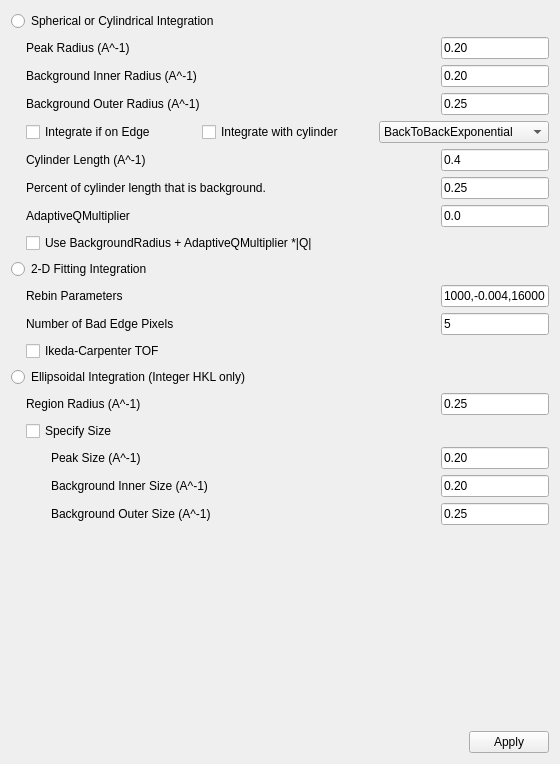
          <widget class="QWidget" name="scrollAreaWidgetContents_7">
           <property name="geometry">
            <rect>
             <x>0</x>
             <y>0</y>
             <width>560</width>
             <height>764</height>
            </rect>
           </property>
           <layout class="QVBoxLayout" name="verticalLayout_17">
            <item>
             <widget class="QRadioButton" name="SphereIntegration_rbtn">
              <property name="toolTip">
               <string>Apply the IntegratePeaksMD&lt;br&gt; algorithm to integrate the current list of peaks, using spherical regions around the peaks in reciprocal space.  This is the fastest of the integration methods. See the algorithm documentation for more details.</string>
              </property>
              <property name="text">
               <string>Spherical or Cylindrical Integration</string>
              </property>
             </widget>
            </item>
            <item>
             <layout class="QHBoxLayout" name="horizontalLayout_55">
              <item>
               <spacer name="horizontalSpacer_63">
                <property name="orientation">
                 <enum>Qt::Horizontal</enum>
                </property>
                <property name="sizeType">
                 <enum>QSizePolicy::Fixed</enum>
                </property>
                <property name="sizeHint" stdset="0">
                 <size>
                  <width>15</width>
                  <height>0</height>
                 </size>
                </property>
               </spacer>
              </item>
              <item>
               <widget class="QLabel" name="PeakRadius_lbl">
                <property name="text">
                 <string>Peak Radius (A^-1)</string>
                </property>
               </widget>
              </item>
              <item>
               <widget class="QLineEdit" name="PeakRadius_ledt">
                <property name="sizePolicy">
                 <sizepolicy hsizetype="Fixed" vsizetype="Fixed">
                  <horstretch>0</horstretch>
                  <verstretch>0</verstretch>
                 </sizepolicy>
                </property>
                <property name="toolTip">
                 <string>Radius of the spherical&lt;br&gt; region that will be considered the body of the peak.</string>
                </property>
                <property name="text">
                 <string>0.20</string>
                </property>
               </widget>
              </item>
             </layout>
            </item>
            <item>
             <layout class="QHBoxLayout" name="horizontalLayout_54">
              <item>
               <spacer name="horizontalSpacer_62">
                <property name="orientation">
                 <enum>Qt::Horizontal</enum>
                </property>
                <property name="sizeType">
                 <enum>QSizePolicy::Fixed</enum>
                </property>
                <property name="sizeHint" stdset="0">
                 <size>
                  <width>15</width>
                  <height>0</height>
                 </size>
                </property>
               </spacer>
              </item>
              <item>
               <widget class="QLabel" name="BackgroundInnerRadius_lbl">
                <property name="text">
                 <string>Background Inner Radius (A^-1)</string>
                </property>
               </widget>
              </item>
              <item>
               <widget class="QLineEdit" name="BackgroundInnerRadius_ledt">
                <property name="sizePolicy">
                 <sizepolicy hsizetype="Fixed" vsizetype="Fixed">
                  <horstretch>0</horstretch>
                  <verstretch>0</verstretch>
                 </sizepolicy>
                </property>
                <property name="toolTip">
                 <string>Radius of the inner surface&lt;br&gt; of the spherical shell that will be used for the background estimate.</string>
                </property>
                <property name="text">
                 <string>0.20</string>
                </property>
               </widget>
              </item>
             </layout>
            </item>
            <item>
             <layout class="QHBoxLayout" name="horizontalLayout_53">
              <item>
               <spacer name="horizontalSpacer_61">
                <property name="orientation">
                 <enum>Qt::Horizontal</enum>
                </property>
                <property name="sizeType">
                 <enum>QSizePolicy::Fixed</enum>
                </property>
                <property name="sizeHint" stdset="0">
                 <size>
                  <width>15</width>
                  <height>0</height>
                 </size>
                </property>
               </spacer>
              </item>
              <item>
               <widget class="QLabel" name="BackgroundOuterRadius_lbl">
                <property name="text">
                 <string>Background Outer Radius (A^-1)</string>
                </property>
               </widget>
              </item>
              <item>
               <widget class="QLineEdit" name="BackgroundOuterRadius_ledt">
                <property name="sizePolicy">
                 <sizepolicy hsizetype="Fixed" vsizetype="Fixed">
                  <horstretch>0</horstretch>
                  <verstretch>0</verstretch>
                 </sizepolicy>
                </property>
                <property name="toolTip">
                 <string>Radius of the outer surface&lt;br&gt; of the spherical shell that will be used for the background estimate.</string>
                </property>
                <property name="text">
                 <string>0.25</string>
                </property>
               </widget>
              </item>
             </layout>
            </item>
            <item>
             <layout class="QHBoxLayout" name="horizontalLayout_52">
              <item>
               <spacer name="horizontalSpacer_55">
                <property name="orientation">
                 <enum>Qt::Horizontal</enum>
                </property>
                <property name="sizeType">
                 <enum>QSizePolicy::Fixed</enum>
                </property>
                <property name="sizeHint" stdset="0">
                 <size>
                  <width>15</width>
                  <height>0</height>
                 </size>
                </property>
               </spacer>
              </item>
              <item>
               <widget class="QCheckBox" name="IntegrateEdge_ckbx">
                <property name="toolTip">
                 <string>If true, all peaks will be&lt;br&gt; integrated.  If false, any peak for which the background shell goes off the edge of the detector will not be integrated.</string>
                </property>
                <property name="text">
                 <string>Integrate if on Edge</string>
                </property>
               </widget>
              </item>
              <item>
               <widget class="QCheckBox" name="Cylinder_ckbx">
                <property name="toolTip">
                 <string>If true, cylinder instead of sphere..</string>
                </property>
                <property name="text">
                 <string>Integrate with cylinder</string>
                </property>
               </widget>
              </item>
              <item>
               <widget class="QComboBox" name="CylinderProfileFit_cmbx">
                <property name="toolTip">
                 <string>Fit cylinder profile with function</string>
                </property>
                <item>
                 <property name="text">
                  <string>BackToBackExponential</string>
                 </property>
                </item>
                <item>
                 <property name="text">
                  <string>Bk2BkExpConvPV</string>
                 </property>
                </item>
                <item>
                 <property name="text">
                  <string>DeltaFunction</string>
                 </property>
                </item>
                <item>
                 <property name="text">
                  <string>ElasticDiffSphere</string>
                 </property>
                </item>
                <item>
                 <property name="text">
                  <string>ExamplePeakFunction</string>
                 </property>
                </item>
                <item>
                 <property name="text">
                  <string>Gaussian</string>
                 </property>
                </item>
                <item>
                 <property name="text">
                  <string>IkedaCarpenterPV</string>
                 </property>
                </item>
                <item>
                 <property name="text">
                  <string>Lorentzian</string>
                 </property>
                </item>
                <item>
                 <property name="text">
                  <string>NoFit</string>
                 </property>
                </item>
                <item>
                 <property name="text">
                  <string>Voigt</string>
                 </property>
                </item>
               </widget>
              </item>
             </layout>
            </item>
            <item>
             <layout class="QHBoxLayout" name="horizontalLayout_53a">
              <item>
               <spacer name="horizontalSpacer_61a">
                <property name="orientation">
                 <enum>Qt::Horizontal</enum>
                </property>
                <property name="sizeType">
                 <enum>QSizePolicy::Fixed</enum>
                </property>
                <property name="sizeHint" stdset="0">
                 <size>
                  <width>15</width>
                  <height>0</height>
                 </size>
                </property>
               </spacer>
              </item>
              <item>
               <widget class="QLabel" name="CylinderLength_lbl">
                <property name="text">
                 <string>Cylinder Length (A^-1)</string>
                </property>
               </widget>
              </item>
              <item>
               <widget class="QLineEdit" name="CylinderLength_ledt">
                <property name="sizePolicy">
                 <sizepolicy hsizetype="Fixed" vsizetype="Fixed">
                  <horstretch>0</horstretch>
                  <verstretch>0</verstretch>
                 </sizepolicy>
                </property>
                <property name="toolTip">
                 <string>Length of the cylinder used for integration.</string>
                </property>
                <property name="text">
                 <string>0.4</string>
                </property>
               </widget>
              </item>
             </layout>
            </item>
            <item>
             <layout class="QHBoxLayout" name="horizontalLayout_53b">
              <item>
               <spacer name="horizontalSpacer_61b">
                <property name="orientation">
                 <enum>Qt::Horizontal</enum>
                </property>
                <property name="sizeType">
                 <enum>QSizePolicy::Fixed</enum>
                </property>
                <property name="sizeHint" stdset="0">
                 <size>
                  <width>15</width>
                  <height>0</height>
                 </size>
                </property>
               </spacer>
              </item>
              <item>
               <widget class="QLabel" name="CylinderPercentBkg_lbl">
                <property name="text">
                 <string>Percent of cylinder length that is background.</string>
                </property>
               </widget>
              </item>
              <item>
               <widget class="QLineEdit" name="CylinderPercentBkg_ledt">
                <property name="sizePolicy">
                 <sizepolicy hsizetype="Fixed" vsizetype="Fixed">
                  <horstretch>0</horstretch>
                  <verstretch>0</verstretch>
                 </sizepolicy>
                </property>
                <property name="toolTip">
                 <string>Radius of the outer surface&lt;br&gt; of the spherical shell that will be used for the background estimate.</string>
                </property>
                <property name="text">
                 <string>0.25</string>
                </property>
               </widget>
              </item>
             </layout>
            </item>
            <item>
             <layout class="QHBoxLayout" name="horizontalLayout_53c">
              <item>
               <spacer name="horizontalSpacer_61c">
                <property name="orientation">
                 <enum>Qt::Horizontal</enum>
                </property>
                <property name="sizeType">
                 <enum>QSizePolicy::Fixed</enum>
                </property>
                <property name="sizeHint" stdset="0">
                 <size>
                  <width>15</width>
                  <height>0</height>
                 </size>
                </property>
               </spacer>
              </item>
              <item>
               <widget class="QLabel" name="AdaptiveQMult_lbl">
                <property name="text">
                 <string>AdaptiveQMultiplier</string>
                </property>
               </widget>
              </item>
              <item>
               <widget class="QLineEdit" name="AdaptiveQMult_ledt">
                <property name="sizePolicy">
                 <sizepolicy hsizetype="Fixed" vsizetype="Fixed">
                  <horstretch>0</horstretch>
                  <verstretch>0</verstretch>
                 </sizepolicy>
                </property>
                <property name="toolTip">
                 <string>PeakRadius + AdaptiveQMultiplier * |Q|</string>
                </property>
                <property name="text">
                 <string>0.0</string>
                </property>
               </widget>
              </item>
             </layout>
            </item>
            <item>
             <layout class="QHBoxLayout" name="horizontalLayout_47c">
              <item>
               <spacer name="horizontalSpacer_52c">
                <property name="orientation">
                 <enum>Qt::Horizontal</enum>
                </property>
                <property name="sizeType">
                 <enum>QSizePolicy::Fixed</enum>
                </property>
                <property name="sizeHint" stdset="0">
                 <size>
                  <width>15</width>
                  <height>0</height>
                 </size>
                </property>
               </spacer>
              </item>
              <item>
               <widget class="QCheckBox" name="AdaptiveQBkg_ckbx">
                <property name="toolTip">
                 <string>If true, BackgroundRadius + AdaptiveQMultiplier *|Q|</string>
                </property>
                <property name="text">
                 <string>Use BackgroundRadius + AdaptiveQMultiplier *|Q|</string>
                </property>
               </widget>
              </item>
             </layout>
            </item>
            <item>
             <widget class="QRadioButton" name="TwoDFitIntegration_rbtn">
              <property name="toolTip">
               <string>Apply the PeakIntegration&lt;br&gt; algorithm to integrate the current list of peaks, by combining the integrated intensities on multiple time-of-flight slices. This method is much slower than the Spherical Integration method, so please allow time for the calculation to complete.  See the algorithm documentation for more details.</string>
              </property>
              <property name="text">
               <string>2-D Fitting Integration</string>
              </property>
             </widget>
            </item>
            <item>
             <layout class="QHBoxLayout" name="horizontalLayout_51">
              <item>
               <spacer name="horizontalSpacer_60">
                <property name="orientation">
                 <enum>Qt::Horizontal</enum>
                </property>
                <property name="sizeType">
                 <enum>QSizePolicy::Fixed</enum>
                </property>
                <property name="sizeHint" stdset="0">
                 <size>
                  <width>15</width>
                  <height>0</height>
                 </size>
                </property>
               </spacer>
              </item>
              <item>
               <widget class="QLabel" name="FitRebinParams_lbl">
                <property name="text">
                 <string>Rebin Parameters</string>
                </property>
               </widget>
              </item>
              <item>
               <widget class="QLineEdit" name="FitRebinParams_ledt">
                <property name="sizePolicy">
                 <sizepolicy hsizetype="Fixed" vsizetype="Fixed">
                  <horstretch>0</horstretch>
                  <verstretch>0</verstretch>
                 </sizepolicy>
                </property>
                <property name="toolTip">
                 <string>Parameters used to form&lt;br&gt; histograms from the event data.  The first and last values are the start and end times-of-flight.  The middle value is the step size.  If the step size is negative it represents the decimal fraction increase in the bin boundary at each step, instead of the actual bin size.</string>
                </property>
                <property name="text">
                 <string>1000,-0.004,16000</string>
                </property>
               </widget>
              </item>
             </layout>
            </item>
            <item>
             <layout class="QHBoxLayout" name="horizontalLayout_50">
              <item>
               <spacer name="horizontalSpacer_59">
                <property name="orientation">
                 <enum>Qt::Horizontal</enum>
                </property>
                <property name="sizeType">
                 <enum>QSizePolicy::Fixed</enum>
                </property>
                <property name="sizeHint" stdset="0">
                 <size>
                  <width>15</width>
                  <height>0</height>
                 </size>
                </property>
               </spacer>
              </item>
              <item>
               <widget class="QLabel" name="NBadEdgePixels_lbl">
                <property name="text">
                 <string>Number of Bad Edge Pixels</string>
                </property>
               </widget>
              </item>
              <item>
               <widget class="QLineEdit" name="NBadEdgePixels_ledt">
                <property name="sizePolicy">
                 <sizepolicy hsizetype="Fixed" vsizetype="Fixed">
                  <horstretch>0</horstretch>
                  <verstretch>0</verstretch>
                 </sizepolicy>
                </property>
                <property name="toolTip">
                 <string>The width of the border of&lt;br&gt; bad pixels around the edge of each detector that should be omitted.</string>
                </property>
                <property name="text">
                 <string>5</string>
                </property>
               </widget>
              </item>
             </layout>
            </item>
            <item>
             <layout class="QHBoxLayout" name="horizontalLayout_49">
              <item>
               <spacer name="horizontalSpacer_54">
                <property name="orientation">
                 <enum>Qt::Horizontal</enum>
                </property>
                <property name="sizeType">
                 <enum>QSizePolicy::Fixed</enum>
                </property>
                <property name="sizeHint" stdset="0">
                 <size>
                  <width>15</width>
                  <height>0</height>
                 </size>
                </property>
               </spacer>
              </item>
              <item>
               <widget class="QCheckBox" name="IkedaCarpenter_ckbx">
                <property name="toolTip">
                 <string>If true, the Ikeda-Carpenter&lt;br&gt; function will be used to fit the results of integrating the various time-of-flight slices, to obtain the final integrated result.</string>
                </property>
                <property name="text">
                 <string>Ikeda-Carpenter TOF</string>
                </property>
               </widget>
              </item>
             </layout>
            </item>
            <item>
             <widget class="QRadioButton" name="EllipsoidIntegration_rbtn">
              <property name="toolTip">
               <string>Apply the IntegrateEllipsoids&lt;br&gt; algorithm to integrate the current list of peaks, by finding the principal axes of the 3D events in regions around each peak.  This method is a little slower than the Spherical Integration method.  See the algorithm documentation for more details.</string>
              </property>
              <property name="text">
               <string>Ellipsoidal Integration (Integer HKL only)</string>
              </property>
             </widget>
            </item>
            <item>
             <layout class="QHBoxLayout" name="horizontalLayout_48">
              <item>
               <spacer name="horizontalSpacer_58">
                <property name="orientation">
                 <enum>Qt::Horizontal</enum>
                </property>
                <property name="sizeType">
                 <enum>QSizePolicy::Fixed</enum>
                </property>
                <property name="sizeHint" stdset="0">
                 <size>
                  <width>15</width>
                  <height>0</height>
                 </size>
                </property>
               </spacer>
              </item>
              <item>
               <widget class="QLabel" name="RegionRadius_lbl">
                <property name="text">
                 <string>Region Radius (A^-1)</string>
                </property>
               </widget>
              </item>
              <item>
               <widget class="QLineEdit" name="RegionRadius_ledt">
                <property name="sizePolicy">
                 <sizepolicy hsizetype="Fixed" vsizetype="Fixed">
                  <horstretch>0</horstretch>
                  <verstretch>0</verstretch>
                 </sizepolicy>
                </property>
                <property name="toolTip">
                 <string>Radius of a spherical region&lt;br&gt; around each peak that will be used when finding the principal axes.  This should be large enough to include the entire peak and nearby background region, but not much larger.</string>
                </property>
                <property name="text">
                 <string>0.25</string>
                </property>
               </widget>
              </item>
             </layout>
            </item>
            <item>
             <layout class="QHBoxLayout" name="horizontalLayout_47">
              <item>
               <spacer name="horizontalSpacer_52">
                <property name="orientation">
                 <enum>Qt::Horizontal</enum>
                </property>
                <property name="sizeType">
                 <enum>QSizePolicy::Fixed</enum>
                </property>
                <property name="sizeHint" stdset="0">
                 <size>
                  <width>15</width>
                  <height>0</height>
                 </size>
                </property>
               </spacer>
              </item>
              <item>
               <widget class="QCheckBox" name="SpecifySize_ckbx">
                <property name="toolTip">
                 <string>If this is set true, the major axis&lt;br&gt; size of each ellipsoidal region will be constant for all peaks, and will be set by the following three parameters.  If this is set false, the major axis sizes will be calculated based on the standard deviation in the direction of the major axis.</string>
                </property>
                <property name="text">
                 <string>Specify Size</string>
                </property>
               </widget>
              </item>
             </layout>
            </item>
            <item>
             <layout class="QHBoxLayout" name="horizontalLayout_46">
              <item>
               <spacer name="horizontalSpacer_57">
                <property name="orientation">
                 <enum>Qt::Horizontal</enum>
                </property>
                <property name="sizeType">
                 <enum>QSizePolicy::Fixed</enum>
                </property>
                <property name="sizeHint" stdset="0">
                 <size>
                  <width>40</width>
                  <height>0</height>
                 </size>
                </property>
               </spacer>
              </item>
              <item>
               <widget class="QLabel" name="PeakSize_lbl">
                <property name="text">
                 <string>Peak Size (A^-1)</string>
                </property>
               </widget>
              </item>
              <item>
               <widget class="QLineEdit" name="PeakSize_ledt">
                <property name="sizePolicy">
                 <sizepolicy hsizetype="Fixed" vsizetype="Fixed">
                  <horstretch>0</horstretch>
                  <verstretch>0</verstretch>
                 </sizepolicy>
                </property>
                <property name="toolTip">
                 <string>Length of the major axis&lt;br&gt; to use for the ellipsoidal peak region.</string>
                </property>
                <property name="text">
                 <string>0.20</string>
                </property>
               </widget>
              </item>
             </layout>
            </item>
            <item>
             <layout class="QHBoxLayout" name="horizontalLayout_45">
              <item>
               <spacer name="horizontalSpacer_56">
                <property name="orientation">
                 <enum>Qt::Horizontal</enum>
                </property>
                <property name="sizeType">
                 <enum>QSizePolicy::Fixed</enum>
                </property>
                <property name="sizeHint" stdset="0">
                 <size>
                  <width>40</width>
                  <height>0</height>
                 </size>
                </property>
               </spacer>
              </item>
              <item>
               <widget class="QLabel" name="BackgroundInnerSize_lbl">
                <property name="text">
                 <string>Background Inner Size (A^-1)</string>
                </property>
               </widget>
              </item>
              <item>
               <widget class="QLineEdit" name="BackgroundInnerSize_ledt">
                <property name="sizePolicy">
                 <sizepolicy hsizetype="Fixed" vsizetype="Fixed">
                  <horstretch>0</horstretch>
                  <verstretch>0</verstretch>
                 </sizepolicy>
                </property>
                <property name="toolTip">
                 <string>Length of the major axis&lt;br&gt; of the inner surface of the ellipsoidal shell used for the background region.</string>
                </property>
                <property name="text">
                 <string>0.20</string>
                </property>
               </widget>
              </item>
             </layout>
            </item>
            <item>
             <layout class="QHBoxLayout" name="horizontalLayout_44">
              <item>
               <spacer name="horizontalSpacer_53">
                <property name="orientation">
                 <enum>Qt::Horizontal</enum>
                </property>
                <property name="sizeType">
                 <enum>QSizePolicy::Fixed</enum>
                </property>
                <property name="sizeHint" stdset="0">
                 <size>
                  <width>40</width>
                  <height>0</height>
                 </size>
                </property>
               </spacer>
              </item>
              <item>
               <widget class="QLabel" name="BackgroundOuterSize_lbl">
                <property name="text">
                 <string>Background Outer Size (A^-1) </string>
                </property>
               </widget>
              </item>
              <item>
               <widget class="QLineEdit" name="BackgroundOuterSize_ledt">
                <property name="sizePolicy">
                 <sizepolicy hsizetype="Fixed" vsizetype="Fixed">
                  <horstretch>0</horstretch>
                  <verstretch>0</verstretch>
                 </sizepolicy>
                </property>
                <property name="toolTip">
                 <string>Length of the major axis&lt;br&gt; of the outer surface of the ellipsoidal shell used for the background region.</string>
                </property>
                <property name="text">
                 <string>0.25</string>
                </property>
               </widget>
              </item>
             </layout>
            </item>
            <item>
             <spacer name="verticalSpacer_6">
              <property name="orientation">
               <enum>Qt::Vertical</enum>
              </property>
              <property name="sizeHint" stdset="0">
               <size>
                <width>20</width>
                <height>40</height>
               </size>
              </property>
             </spacer>
            </item>
            <item>
             <layout class="QHBoxLayout" name="horizontalLayout_43">
              <item>
               <spacer name="horizontalSpacer_51">
                <property name="orientation">
                 <enum>Qt::Horizontal</enum>
                </property>
                <property name="sizeHint" stdset="0">
                 <size>
                  <width>40</width>
                  <height>20</height>
                 </size>
                </property>
               </spacer>
              </item>
              <item>
               <widget class="QPushButton" name="ApplyIntegrate_btn">
                <property name="toolTip">
                 <string>Proceed to actually do the peak integration as specified.</string>
                </property>
                <property name="text">
                 <string>Apply</string>
                </property>
               </widget>
              </item>
             </layout>
            </item>
           </layout>
          </widget>
